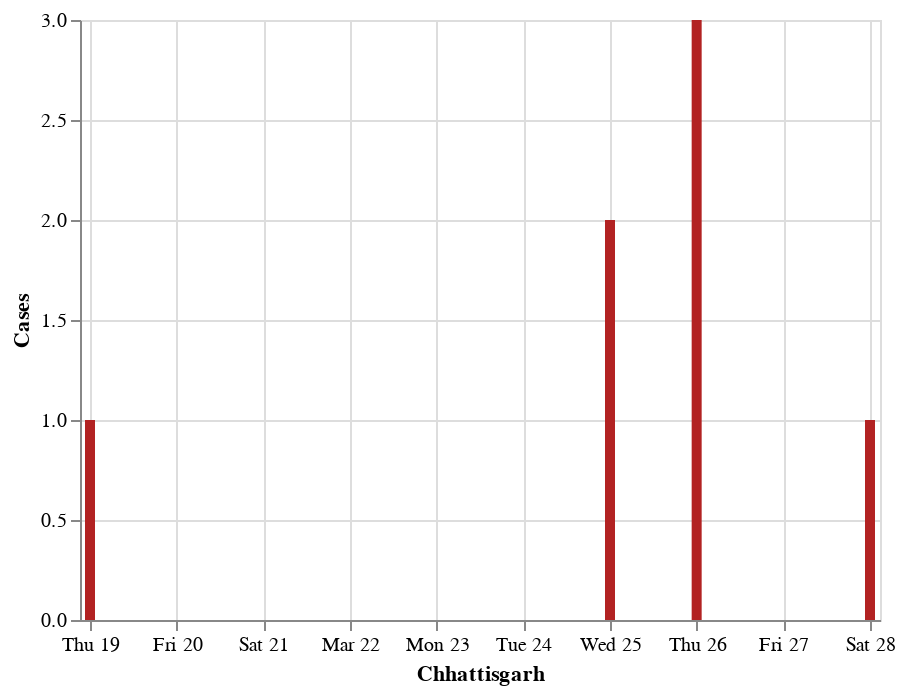

The code cell stored with this chart in its notebook:
### Code cell
#hide_input

wb_df=graph_df.query("detected_state == 'Chhattisgarh'").reset_index()
wb_df=wb_df[["diagnosed_date",0]]
wb_df.rename(columns={0:'Cases'},inplace=True)
wb_df=wb_df.groupby("diagnosed_date").sum().reset_index()
#wb_df
alt.Chart(wb_df).mark_bar(color='firebrick').encode(
    alt.X('diagnosed_date', title='Chhattisgarh'),
    alt.Y('sum(Cases)', title='Cases')
).interactive()

### Figure 1 — Vega-Lite specification as saved in the notebook (floating-point values rounded to 4 significant figures)
{"config": {"view": {"continuousWidth": 400, "continuousHeight": 300}}, "data": {"name": "data-65f65383e39407a1f0f93795fd3dbb2d"}, "mark": {"type": "bar", "color": "firebrick"}, "encoding": {"x": {"type": "temporal", "field": "diagnosed_date", "title": "Chhattisgarh"}, "y": {"type": "quantitative", "aggregate": "sum", "field": "Cases", "title": "Cases"}}, "selection": {"selector125": {"type": "interval", "bind": "scales", "encodings": ["x", "y"]}}, "$schema": "https://vega.github.io/schema/vega-lite/v4.8.1.json", "datasets": {"data-65f65383e39407a1f0f93795fd3dbb2d": [{"diagnosed_date": "2020-03-19T00:00:00", "Cases": 1}, {"diagnosed_date": "2020-03-25T00:00:00", "Cases": 2}, {"diagnosed_date": "2020-03-26T00:00:00", "Cases": 3}, {"diagnosed_date": "2020-03-28T00:00:00", "Cases": 1}]}}
